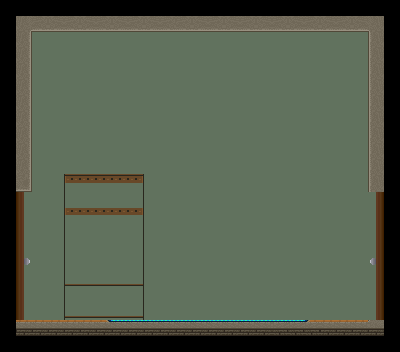

A 2D game scene composited from a Tiled map and its tileset images. What follows is a short description and the map's XML, with every tile layer's data as written:
An orthogonal 25x22 tile map with 16x16 px tiles, 3 tile layers (bg wall, bg obj, fg + ground + side walls).

<map version="1.0" orientation="orthogonal" renderorder="left-up" width="25" height="22" tilewidth="16" tileheight="16" nextobjectid="5">
 <tileset firstgid="1" name="tiles" tilewidth="16" tileheight="16" tilecount="1024" columns="32">
  <image source="tiles.png" width="512" height="512" />
 </tileset>
 <layer name="bg wall" width="25" height="22">
  <data encoding="csv">
0,0,0,0,0,0,0,0,0,0,0,0,0,0,0,0,0,0,0,0,0,0,0,0,0,
0,0,0,0,0,0,0,0,0,0,0,0,0,0,0,0,0,0,0,0,0,0,0,0,0,
0,405,405,405,405,405,405,405,405,405,405,405,405,405,405,405,405,405,405,405,405,405,405,405,0,
0,405,405,405,405,405,405,405,405,405,405,405,405,405,405,405,405,405,405,405,405,405,405,405,0,
0,405,405,405,405,405,405,405,405,405,405,405,405,405,405,405,405,405,405,405,405,405,405,405,0,
0,405,405,405,405,405,405,405,405,405,405,405,405,405,405,405,405,405,405,405,405,405,405,405,0,
0,405,405,405,405,405,405,405,405,405,405,405,405,405,405,405,405,405,405,405,405,405,405,405,0,
0,405,405,405,405,405,405,405,405,405,405,405,405,405,405,405,405,405,405,405,405,405,405,405,0,
0,405,405,405,405,405,405,405,405,405,405,405,405,405,405,405,405,405,405,405,405,405,405,405,0,
0,405,405,405,405,405,405,405,405,405,405,405,405,405,405,405,405,405,405,405,405,405,405,405,0,
0,405,405,405,405,405,405,405,405,405,405,405,405,405,405,405,405,405,405,405,405,405,405,405,0,
0,405,405,405,405,405,405,405,405,405,405,405,405,405,405,405,405,405,405,405,405,405,405,405,0,
0,405,405,405,405,405,405,405,405,405,405,405,405,405,405,405,405,405,405,405,405,405,405,405,0,
0,405,405,405,405,405,405,405,405,405,405,405,405,405,405,405,405,405,405,405,405,405,405,405,0,
0,405,405,405,405,405,405,405,405,405,405,405,405,405,405,405,405,405,405,405,405,405,405,405,0,
0,405,405,405,405,405,405,405,405,405,405,405,405,405,405,405,405,405,405,405,405,405,405,405,0,
0,405,405,405,405,405,405,405,405,405,405,405,405,405,405,405,405,405,405,405,405,405,405,405,0,
0,405,405,405,405,405,405,405,405,405,405,405,405,405,405,405,405,405,405,405,405,405,405,405,0,
0,405,405,405,405,405,405,405,405,405,405,405,405,405,405,405,405,405,405,405,405,405,405,405,0,
0,405,405,405,405,405,405,405,405,405,405,405,405,405,405,405,405,405,405,405,405,405,405,405,0,
0,0,0,0,0,0,0,0,0,0,0,0,0,0,0,0,0,0,0,0,0,0,0,0,0,
0,0,0,0,0,0,0,0,0,0,0,0,0,0,0,0,0,0,0,0,0,0,0,0,0
</data>
 </layer>
 <layer name="bg obj" width="25" height="22">
  <data encoding="csv">
0,0,0,0,0,0,0,0,0,0,0,0,0,0,0,0,0,0,0,0,0,0,0,0,0,
0,0,0,0,0,0,0,0,0,0,0,0,0,0,0,0,0,0,0,0,0,0,0,0,0,
0,0,0,0,0,0,0,0,0,0,0,0,0,0,0,0,0,0,0,0,0,0,0,0,0,
0,0,0,0,0,0,0,0,0,0,0,0,0,0,0,0,0,0,0,0,0,0,0,0,0,
0,0,0,0,0,0,0,0,0,0,0,0,0,0,0,0,0,0,0,0,0,0,0,0,0,
0,0,0,0,0,0,0,0,0,0,0,0,0,0,0,0,0,0,0,0,0,0,0,0,0,
0,0,0,0,0,0,0,0,0,0,0,0,0,0,0,0,0,0,0,0,0,0,0,0,0,
0,0,0,0,0,0,0,0,0,0,0,0,0,0,0,0,0,0,0,0,0,0,0,0,0,
0,0,0,0,0,0,0,0,0,0,0,0,0,0,0,0,0,0,0,0,0,0,0,0,0,
0,0,0,0,0,0,0,0,0,0,0,0,0,0,0,0,0,0,0,0,0,0,0,0,0,
0,0,0,0,87,88,88,2147483736,2147483735,0,0,0,0,0,0,0,0,0,0,0,0,0,0,0,0,
0,0,0,0,119,120,120,2147483768,2147483767,0,0,0,0,0,0,0,0,0,0,0,0,0,0,0,0,
0,0,0,0,151,0,0,0,2147483799,0,0,0,0,0,0,0,0,0,0,0,0,0,0,0,0,
0,0,0,0,119,120,120,2147483768,2147483767,0,0,0,0,0,0,0,0,0,0,0,0,0,0,0,0,
0,0,0,0,151,0,0,0,2147483799,0,0,0,0,0,0,0,0,0,0,0,0,0,0,0,0,
0,0,0,0,151,0,0,0,2147483799,0,719,0,0,0,0,0,0,0,0,0,0,0,0,0,0,
0,0,0,0,151,0,0,0,2147483799,0,0,0,0,0,0,0,0,0,0,0,0,0,0,0,0,
0,0,0,0,183,184,184,2147483832,2147483831,0,0,0,0,0,0,0,0,0,0,0,0,0,0,0,0,
0,0,0,0,151,0,0,0,2147483799,0,0,0,0,0,0,0,0,0,0,0,0,0,0,0,0,
0,0,0,0,183,184,184,2147483832,2147483831,0,0,0,0,0,0,0,0,0,0,0,0,0,0,0,0,
0,0,0,0,0,0,0,0,0,0,0,0,0,0,0,0,0,0,0,0,0,0,331,332,0,
0,0,0,0,0,0,0,0,0,0,0,0,0,0,0,0,0,0,0,0,0,0,0,0,0
</data>
 </layer>
 <layer name="fg + ground + side walls" width="25" height="22">
  <data encoding="csv">
0,0,0,0,0,0,0,0,0,0,0,0,0,0,0,0,0,0,0,0,0,0,0,0,0,
0,2147483873,536871073,2684354721,536871073,2684354721,536871073,2684354721,536871073,2684354721,536871073,536871073,2684354721,536871073,2684354721,536871073,2684354721,536871073,2684354721,536871073,2684354721,536871073,2684354721,225,0,
0,161,0,0,0,0,0,0,0,0,0,0,0,0,0,0,0,0,0,0,0,0,0,2147483809,0,
0,161,0,0,0,0,0,0,0,0,0,0,0,0,0,0,0,0,0,0,0,0,0,2147483809,0,
0,161,0,0,0,0,0,0,0,0,0,0,0,0,0,0,0,0,0,0,0,0,0,2147483809,0,
0,161,0,0,0,0,0,0,0,0,0,0,0,0,0,0,0,0,0,0,0,0,0,2147483809,0,
0,161,0,0,0,0,0,0,0,0,0,0,0,0,0,0,0,0,0,0,0,0,0,2147483809,0,
0,161,0,0,0,0,0,0,0,0,0,0,0,0,0,0,0,0,0,0,0,0,0,2147483809,0,
0,161,0,0,0,0,0,0,0,0,0,0,0,0,0,0,0,0,0,0,0,0,0,2147483809,0,
0,161,0,0,0,0,0,0,0,0,0,0,0,0,0,0,0,0,0,0,0,0,0,2147483809,0,
0,161,0,0,0,0,0,0,0,0,0,0,0,0,0,0,0,0,0,0,0,0,0,2147483809,0,
0,193,0,0,0,0,0,0,0,0,0,0,0,0,0,0,0,0,0,0,0,0,0,2147483809,0,
0,257,0,0,0,0,0,0,0,0,0,0,0,0,0,0,0,0,0,0,0,0,0,2147483905,0,
0,257,0,0,0,0,0,0,0,0,0,0,0,0,0,0,0,0,0,0,0,0,0,2147483905,0,
0,257,0,0,0,0,0,0,0,0,0,0,0,0,0,0,0,0,0,0,0,0,0,2147483905,0,
0,257,0,0,0,0,0,0,0,0,0,0,0,0,0,0,0,0,0,0,0,0,0,2147483905,0,
0,289,0,0,0,0,0,0,0,0,0,0,0,0,0,0,0,0,0,0,0,0,0,2147483937,0,
0,257,0,0,0,0,0,0,0,0,0,0,0,0,0,0,0,0,0,0,0,0,0,2147483905,0,
0,257,0,0,0,0,0,0,0,0,0,0,0,0,0,0,0,0,0,0,0,0,0,2147483905,0,
0,257,0,0,0,0,0,0,0,0,0,0,0,0,0,0,0,0,0,0,0,0,0,2147483905,0,
0,129,129,129,129,129,130,131,131,131,131,131,131,131,131,131,131,2147483779,2147483779,2147483778,129,129,129,132,0,
0,0,0,0,0,0,0,0,0,0,0,0,0,0,0,0,0,0,0,0,0,0,0,0,0
</data>
 </layer>
</map>
